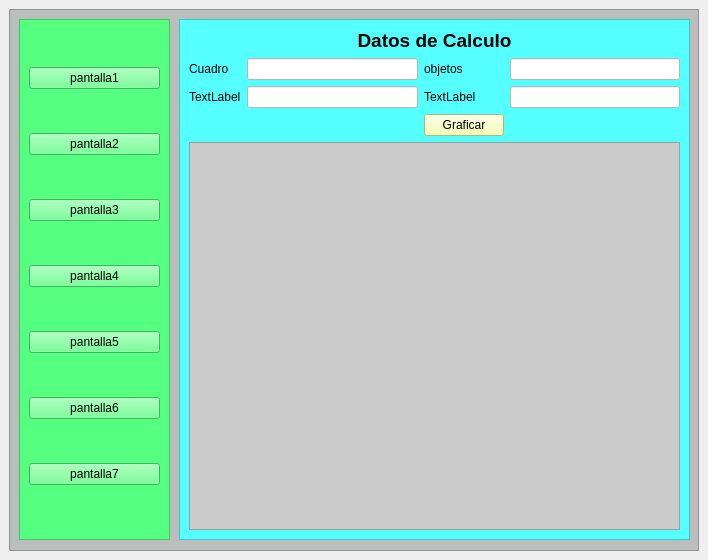
<?xml version="1.0" encoding="UTF-8"?>
<ui version="4.0">
 <class>MainWindow</class>
 <widget class="QMainWindow" name="MainWindow">
  <property name="geometry">
   <rect>
    <x>0</x>
    <y>0</y>
    <width>708</width>
    <height>560</height>
   </rect>
  </property>
  <property name="windowTitle">
   <string>MainWindow</string>
  </property>
  <widget class="QWidget" name="centralwidget">
   <layout class="QVBoxLayout" name="verticalLayout">
    <item>
     <widget class="QFrame" name="frame">
      <property name="styleSheet">
       <string notr="true">background-color: rgb(0, 170, 255);
background-color: rgb(188, 190, 189);</string>
      </property>
      <property name="frameShape">
       <enum>QFrame::StyledPanel</enum>
      </property>
      <property name="frameShadow">
       <enum>QFrame::Raised</enum>
      </property>
      <widget class="QFrame" name="frame_2">
       <property name="geometry">
        <rect>
         <x>170</x>
         <y>10</y>
         <width>511</width>
         <height>521</height>
        </rect>
       </property>
       <property name="styleSheet">
        <string notr="true">background-color: rgb(85, 255, 255);</string>
       </property>
       <property name="frameShape">
        <enum>QFrame::StyledPanel</enum>
       </property>
       <property name="frameShadow">
        <enum>QFrame::Raised</enum>
       </property>
       <layout class="QGridLayout" name="gridLayout">
        <item row="5" column="1">
         <widget class="QLineEdit" name="lineEdit_3">
          <property name="styleSheet">
           <string notr="true">background-color: rgb(255, 255, 255);</string>
          </property>
         </widget>
        </item>
        <item row="3" column="1">
         <widget class="QLineEdit" name="lineEdit">
          <property name="styleSheet">
           <string notr="true">background-color: rgb(255, 255, 255);</string>
          </property>
         </widget>
        </item>
        <item row="3" column="0">
         <widget class="QLabel" name="label_2">
          <property name="text">
           <string>Cuadro</string>
          </property>
         </widget>
        </item>
        <item row="3" column="3">
         <widget class="QLineEdit" name="lineEdit_2">
          <property name="styleSheet">
           <string notr="true">background-color: rgb(255, 255, 255);</string>
          </property>
         </widget>
        </item>
        <item row="5" column="3">
         <widget class="QLineEdit" name="lineEdit_4">
          <property name="styleSheet">
           <string notr="true">background-color: rgb(255, 255, 255);</string>
          </property>
         </widget>
        </item>
        <item row="5" column="0">
         <widget class="QLabel" name="label_4">
          <property name="text">
           <string>TextLabel</string>
          </property>
         </widget>
        </item>
        <item row="5" column="2">
         <widget class="QLabel" name="label_5">
          <property name="text">
           <string>TextLabel</string>
          </property>
         </widget>
        </item>
        <item row="3" column="2">
         <widget class="QLabel" name="label_3">
          <property name="text">
           <string>objetos</string>
          </property>
         </widget>
        </item>
        <item row="6" column="2">
         <widget class="QPushButton" name="pushButton_9">
          <property name="styleSheet">
           <string notr="true">background-color: rgb(247, 255, 161);</string>
          </property>
          <property name="text">
           <string>Graficar</string>
          </property>
         </widget>
        </item>
        <item row="8" column="0" colspan="4">
         <widget class="QTextBrowser" name="textBrowser">
          <property name="styleSheet">
           <string notr="true">background-color: rgb(203, 203, 203);</string>
          </property>
         </widget>
        </item>
        <item row="0" column="0" colspan="4">
         <widget class="QLabel" name="label">
          <property name="font">
           <font>
            <pointsize>14</pointsize>
            <weight>75</weight>
            <bold>true</bold>
           </font>
          </property>
          <property name="text">
           <string>Datos de Calculo</string>
          </property>
          <property name="alignment">
           <set>Qt::AlignCenter</set>
          </property>
         </widget>
        </item>
       </layout>
      </widget>
      <widget class="QFrame" name="frame_4">
       <property name="geometry">
        <rect>
         <x>10</x>
         <y>10</y>
         <width>151</width>
         <height>521</height>
        </rect>
       </property>
       <property name="styleSheet">
        <string notr="true">background-color: rgb(85, 255, 127);</string>
       </property>
       <property name="frameShape">
        <enum>QFrame::StyledPanel</enum>
       </property>
       <property name="frameShadow">
        <enum>QFrame::Raised</enum>
       </property>
       <layout class="QVBoxLayout" name="verticalLayout_2">
        <item>
         <widget class="QPushButton" name="pantalla1">
          <property name="text">
           <string>pantalla1</string>
          </property>
         </widget>
        </item>
        <item>
         <widget class="QPushButton" name="pantalla2">
          <property name="text">
           <string>pantalla2</string>
          </property>
         </widget>
        </item>
        <item>
         <widget class="QPushButton" name="pantalla3">
          <property name="text">
           <string>pantalla3</string>
          </property>
         </widget>
        </item>
        <item>
         <widget class="QPushButton" name="pantalla4">
          <property name="text">
           <string>pantalla4</string>
          </property>
         </widget>
        </item>
        <item>
         <widget class="QPushButton" name="pantalla5">
          <property name="text">
           <string>pantalla5</string>
          </property>
         </widget>
        </item>
        <item>
         <widget class="QPushButton" name="pantalla6">
          <property name="text">
           <string>pantalla6</string>
          </property>
         </widget>
        </item>
        <item>
         <widget class="QPushButton" name="pantalla7">
          <property name="text">
           <string>pantalla7</string>
          </property>
         </widget>
        </item>
       </layout>
      </widget>
     </widget>
    </item>
   </layout>
  </widget>
 </widget>
 <resources/>
 <connections/>
</ui>
